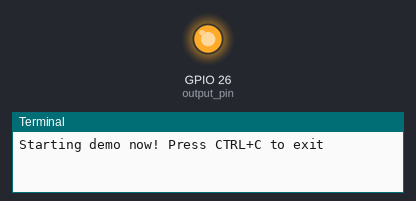
Bench run of a program on a simulated Raspberry Pi (BCM pin numbers). Shown: output pins drawn as LEDs (lit = HIGH), the last lines printed to the terminal. Dashed ring = blinking.

Above: at 1.0 s.
At 2.5 s:
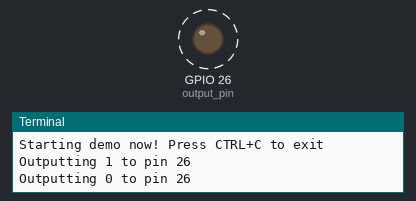
Timing chart, 0 to 4.6 s (numbered marks = the images above):
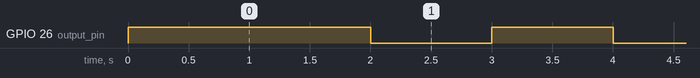

Measured:
- by itself, GPIO 26 (output_pin): alternates HIGH for 1.0 s and LOW for 1.0 s

The program:

GPIO.py
```python
import RPi.GPIO as GPIO
import time

output_pin = 26
'''
Name      BOARD     BCM        功能
LED_1      33              13            白色(低电平亮)
LED_2      35              19            蓝色(低电平亮)
LED_3      37              26            红色(低电平亮)
BEEP        31               6              响B (高电平响)
'''

def main():
    GPIO.setmode(GPIO.BCM)
    GPIO.setup(output_pin, GPIO.OUT, initial=GPIO.HIGH)

    print("Starting demo now! Press CTRL+C to exit")
    curr_value = GPIO.HIGH
    try:
        while True:
            time.sleep(1)
            print("Outputting {} to pin {}".format(curr_value, output_pin))
            GPIO.output(output_pin, curr_value)
            curr_value ^= GPIO.HIGH#反转
            #curr_value = GPIO.LOW#常亮
    finally:
        GPIO.cleanup()

if __name__ == '__main__':
    main()
```
